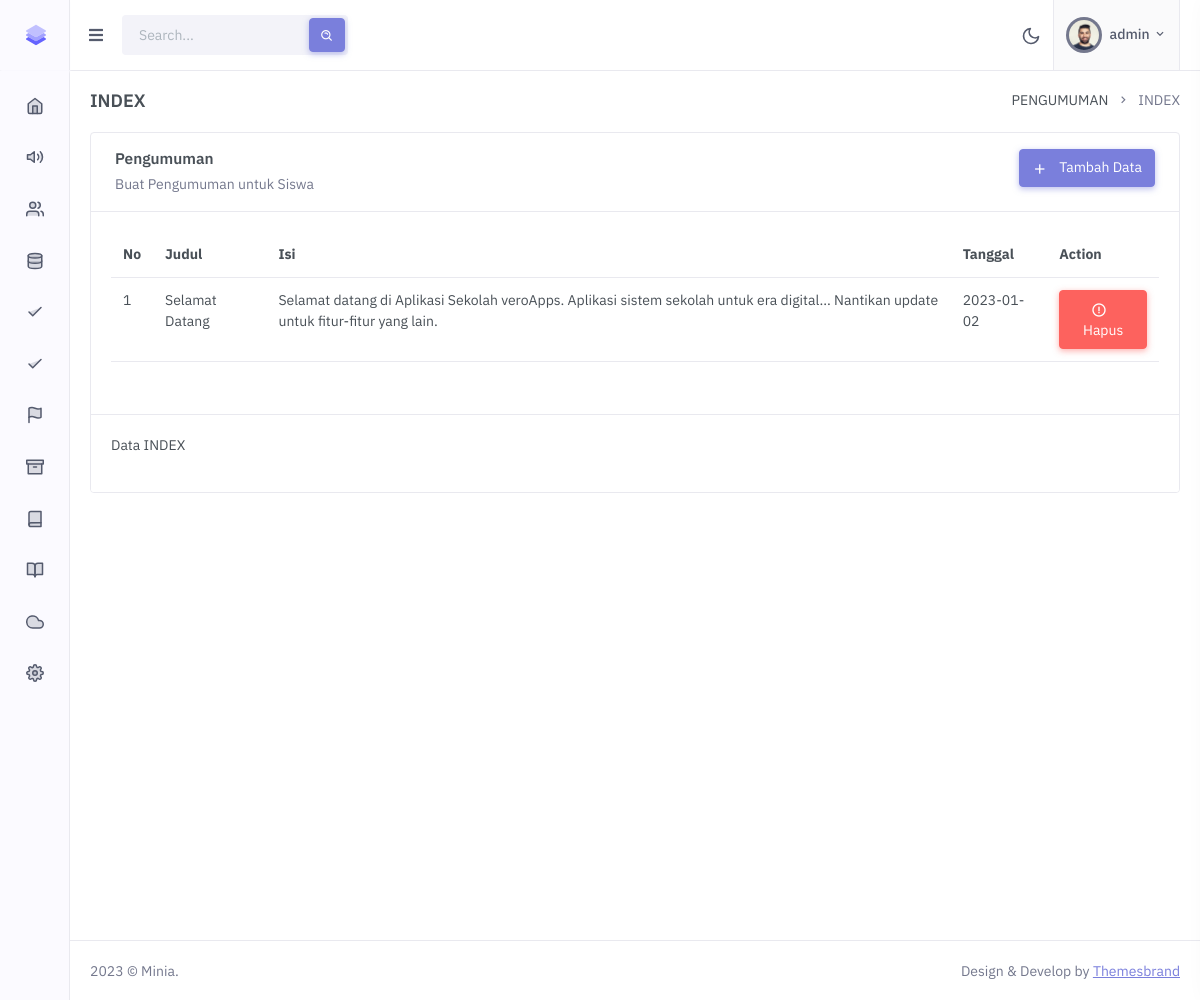
/pengumuman/index.php (signed in), run on the app's committed database.
### tables this page shows
CREATE TABLE `pengumuman` (
  `id` int(11) NOT NULL,
  `judul` varchar(60) NOT NULL,
  `deskripsi` text NOT NULL,
  `createdby` varchar(60) NOT NULL,
  `datecreated` text NOT NULL
);

### config/get.php (called while the page is built, shortened)
<?php
    require_once "../config/db.php";
    $sql = ("SELECT * FROM pengumuman ORDER BY id DESC");
    $stmt = $db->prepare($sql);
    $stmt->execute();
    $pengumuman= $stmt->fetchAll(PDO::FETCH_ASSOC);
?>

### config/setting.php (called while the page is built, shortened)
<?php
    $path = basename($_SERVER['REQUEST_URI'], '?' . $_SERVER['QUERY_STRING']);
    $file2 = basename($path, ".php");
    $file2 = str_replace('-', ' ', $file2);
?>

### pengumuman/index.php (the view, shortened to what this page needs)
<?php
    require_once "../layouts/head.php";
?>
<div class="row">
    <div class="col-12">
        <div class="card">
            <div class="p-3 px-lg-4 border-bottom">
                <div class="row">
                    <div class="col-xl-4 col-7">
                        <div class="d-flex align-items-center">
                            <div class="flex-grow-1">
                                <h5 class="card-title">Pengumuman</h5>
                                <p class="text-muted text-truncate mb-0">Buat Pengumuman untuk Siswa</p>
                            </div>
                        </div>
                    </div>
                    <div class="col-xl-8 col-5">
                        <ul class="list-inline user-chat-nav text-end mb-0">
                            <li class="list-inline-item">
                                <a href="tambah-pengumuman" type="button" class="btn btn-primary waves-effect waves-light">
                                    <i class="bx bx-plus font-size-16 align-middle me-2"></i> Tambah Data
                                </a>
                            </li>
                        </ul>
                    </div>
                </div>
            </div>
            <div class="card-body">
                <div class="table table-responsive">
                    <table class="table table-stripped">
                        <thead>
                            <tr>
                                <th>No</th>
                                <th>Judul</th>
                                <th>Isi</th>
                                <th>Tanggal</th>
                                <th>Action</th>
                            </tr>
                        </thead>
                        <tbody>
                            <?php $no=1;?>
                            <?php foreach($pengumuman as $p):?>
                            <tr>
                                <td><?php echo $no ?></td>
                                <td><?php echo $p['judul']?></td>
                                <td><?php echo $p['deskripsi']?></td>
                                <td><?php echo $p['datecreated']?></td>
                                <td><a href="../api/pengumuman-api.php?hapus&id=<?php echo $p['id']?>" class="btn btn-danger"><i class="bx bx-error-circle font-size-16 align-middle me-2 "></i> Hapus</a></td>
                            </tr>
                            <?php $no++; ?>
                            <?php endforeach;?>
                        </tbody>
                    </table>
                </div>
            </div>
            <div class="card-footer">
                <p class="card-title-des">Data <?php echo strtoupper($file2) ?></p>
            </div>
        </div>
    </div>
</div>
<?php require_once '../layouts/footer.php'?>

### data on the page
pengumuman: judul "Selamat Datang", deskripsi "Selamat datang di Aplikasi Sekolah veroApps. Aplikasi sistem sekolah untuk era digital... Nantikan update untuk fitur-fitur yang lain.", datecreated "2023-01-02"

### other printed values
$_SESSION['nama'] "admin"
$file2 "INDEX"
$dir "PENGUMUMAN"
